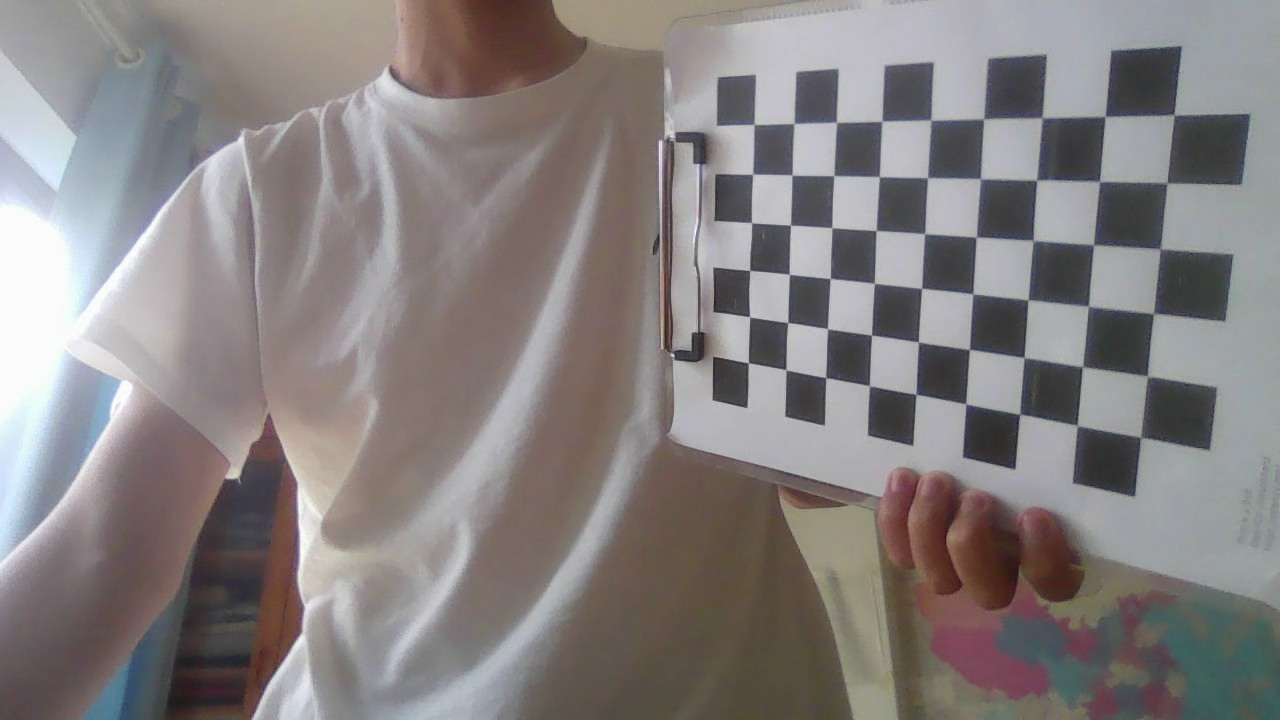
//> input picture data/calibration/mmexport1777794593431.jpg, 1280 x 720 px; its folder holds 4 pictures in this run
$ ./camera_calibration   (built with g++ and OpenCV 4)
//> lines starting //> are read from the running program, lines starting //| are printed output that depends on the picture
#include <opencv2/opencv.hpp>
#include <iostream>
#include <vector>
#include <string>

//编译命令为：g++ src/camera_calibration.cpp -o bin/camera_calibration `pkg-config --cflags --libs opencv4`

int main() {
    // 1. 批量读取标定图片
    std::vector<cv::String> imagePaths;
    cv::glob("../data/calibration/*.jpg", imagePaths);

    if (imagePaths.empty()) {
        std::cerr << "未找到标定图片！" << std::endl;
        return -1;
    }

    // 2. 棋盘格参数
    cv::Size boardSize(9, 6);        // 内角点：9列×6行
    float squareSize = 22.5f;        // 每个格子22.5mm

    // 3. 生成世界坐标（单位：mm）
    std::vector<cv::Point3f> worldCorners;
    for (int y = 0; y < boardSize.height; y++) {
        for (int x = 0; x < boardSize.width; x++) {
            worldCorners.push_back(cv::Point3f(
                x * squareSize,  // X: mm
                y * squareSize,  // Y: mm
                0.0f             // Z: mm (棋盘格平面)
            ));
        }
    }

    // 4. 检测每张图的角点
    std::vector<std::vector<cv::Point2f>> imagePoints;
    std::vector<std::vector<cv::Point3f>> objectPoints;
    cv::Size imageSize;

    for (size_t i = 0; i < imagePaths.size(); i++) {
        cv::Mat image = cv::imread(imagePaths[i], cv::IMREAD_GRAYSCALE);
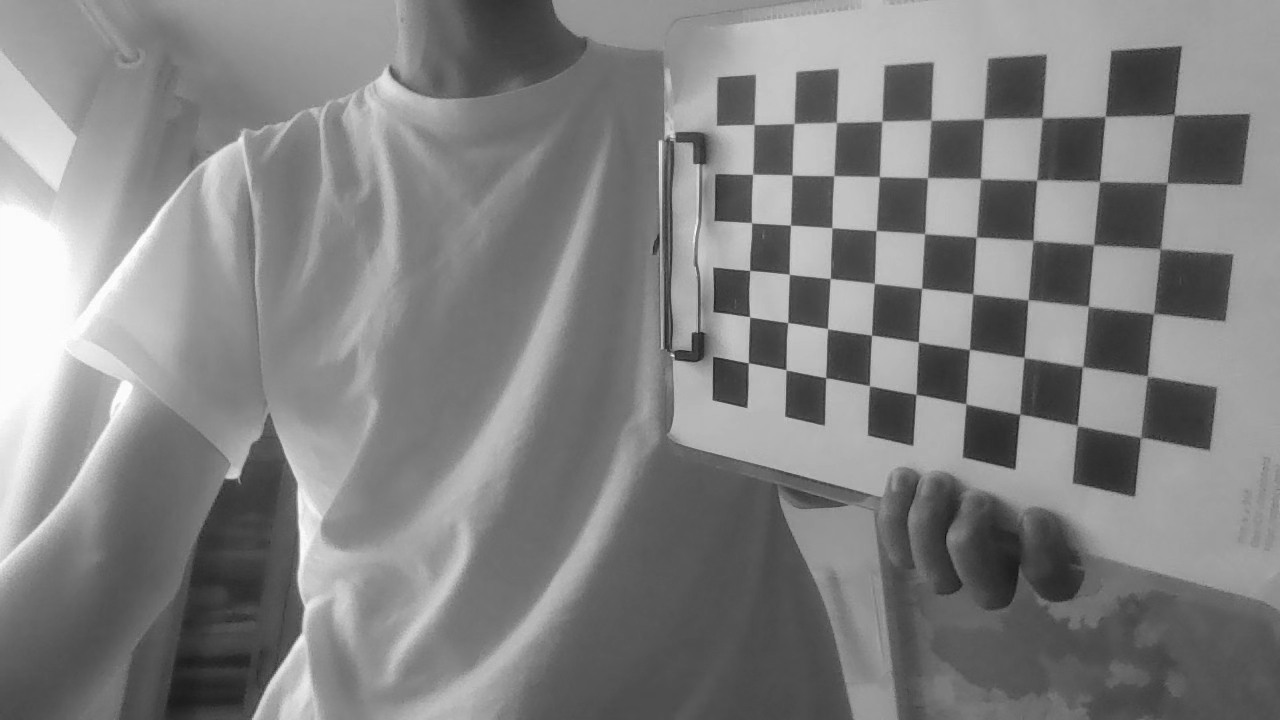
//> image: 720 rows x 1280 cols, CV_8UC1; min 10, max 255, mean 129.9
        if (image.empty()) continue;

        imageSize = image.size();
//> imageSize = Size(1280, 720)

        std::vector<cv::Point2f> corners;
        bool found = cv::findChessboardCorners(
            image, boardSize, corners,
            cv::CALIB_CB_ADAPTIVE_THRESH | cv::CALIB_CB_NORMALIZE_IMAGE
        );
//> corners = 54 Points (x, y), first 12: [754.3, 124.4], [794.2, 123.5], [836.4, 122.5], [882.1, 121.2], [930.9, 120.1], [983.4, 118.7], [1041.6, 117.2], [1105.4, 115.6], [1174.4, 115.2], [752.5, 174.3], [792.1, 175.3], [833.7, 175.7]; found = true

        if (found) {
            // 亚像素精确化
            cv::cornerSubPix(image, corners, cv::Size(11, 11), cv::Size(-1, -1),
                cv::TermCriteria(cv::TermCriteria::EPS + cv::TermCriteria::COUNT, 30, 0.1));
//> corners = 54 Points (x, y), first 12: [754.1, 124.5], [794.1, 123.5], [836.5, 122.4], [881.9, 121.2], [930.9, 120.1], [983.7, 119], [1042, 117.7], [1105.1, 116.4], [1174.1, 114.7], [752.7, 174.3], [792.1, 175], [833.9, 175.7]

            imagePoints.push_back(corners);
//> imagePoints = 1 point lists
            objectPoints.push_back(worldCorners);

            std::cout << "[" << i+1 << "/" << imagePaths.size()
                      << "] 成功检测: " << imagePaths[i] << std::endl;
        } else {
            std::cout << "[" << i+1 << "/" << imagePaths.size()
                      << "] 未检测到角点: " << imagePaths[i] << std::endl;
        }
    }
//> pass 2 of the loop `for (size_t i = 0; i < imagePaths.size(); i++)`:
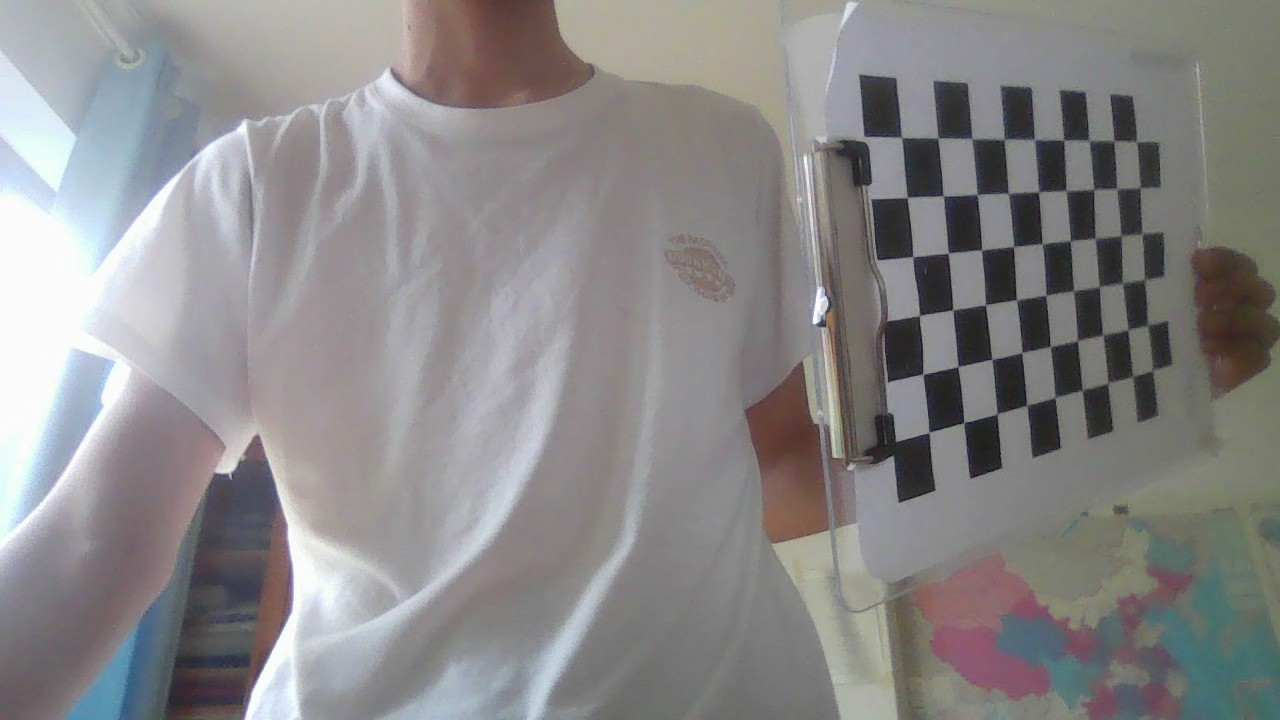
//> input picture data/calibration/mmexport1777794594998.jpg, 1280 x 720 px
//> `cv::Mat image = cv::imread(imagePaths[i], cv::IMREAD_GRAYSCALE);`:
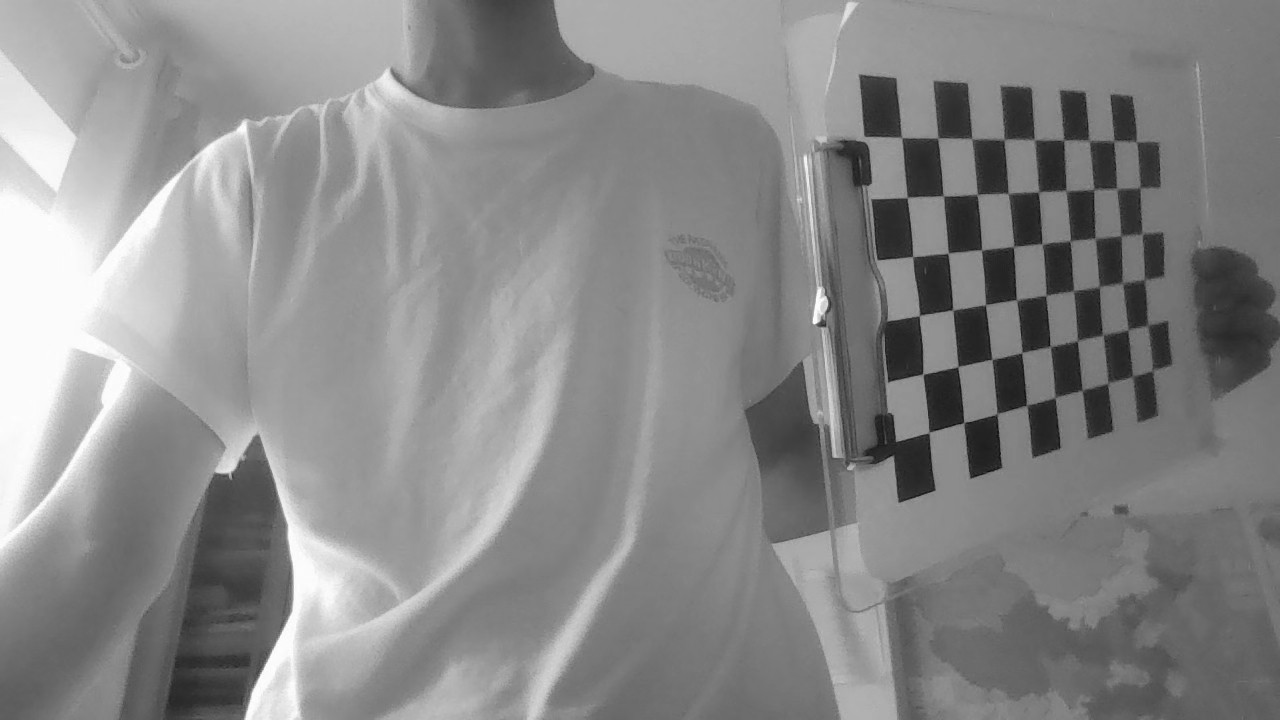
//> image: 720 rows x 1280 cols, CV_8UC1; min 10, max 255, mean 136.7
//> `bool found = cv::findChessboardCorners( image, boardSize, corners, cv:..`: corners = 54 Points (x, y), first 12: [901.7, 137.9], [937.3, 137.3], [971.2, 139.2], [1003.6, 138.4], [1033.5, 140.3], [1064.6, 140.5], [1090.5, 140.5], [1112.6, 140.6], [1135.4, 142.3], [907.2, 197.4], [942.9, 196.4], [976.6, 194.1]
//> `cv::cornerSubPix(image, corners, cv::Size(11, 11), cv::Size(-1, -1), c..`: corners = 54 Points (x, y), first 12: [901.6, 137.5], [937.7, 138], [971.7, 138.7], [1003.8, 139.6], [1034.3, 139.7], [1063.8, 140.1], [1089.1, 140.6], [1113.7, 140.8], [1136.3, 141.6], [907.1, 197.5], [943.4, 195.8], [977.2, 194.5]
//> imagePoints = 2 point lists
//> pass 3 of the loop `for (size_t i = 0; i < imagePaths.size(); i++)`:
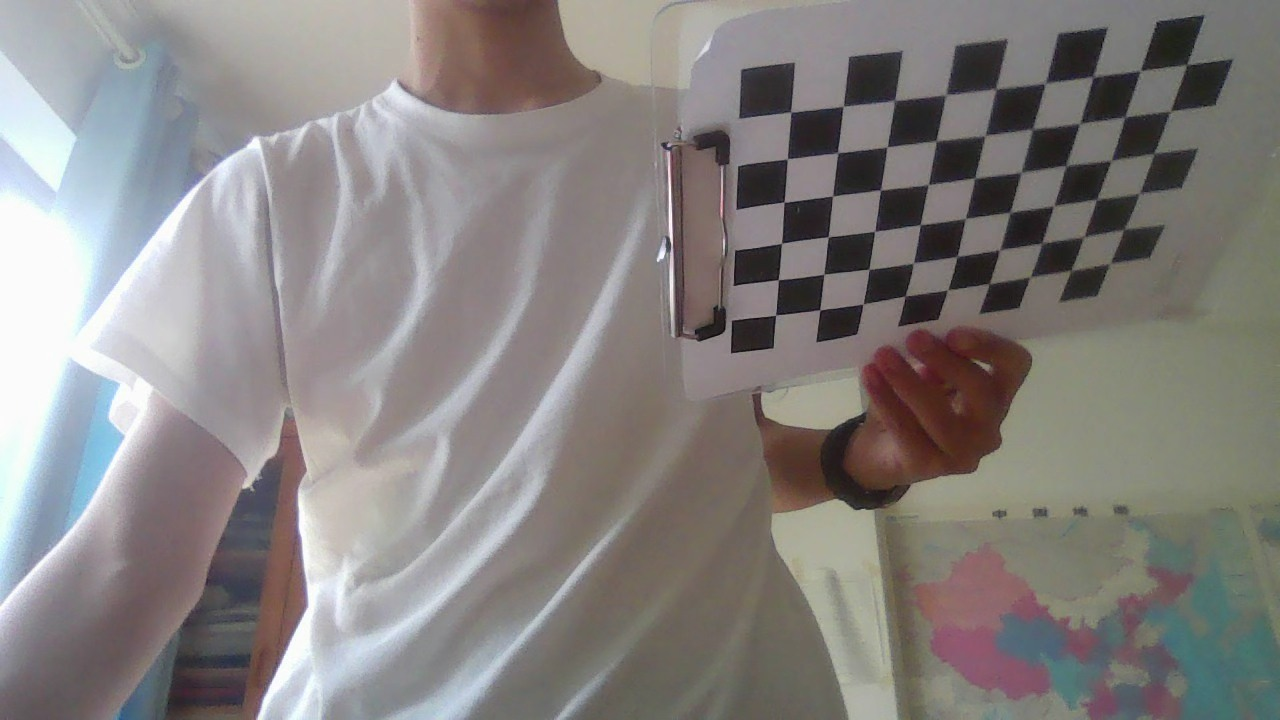
//> input picture data/calibration/mmexport1777794596373.jpg, 1280 x 720 px
//> `cv::Mat image = cv::imread(imagePaths[i], cv::IMREAD_GRAYSCALE);`:
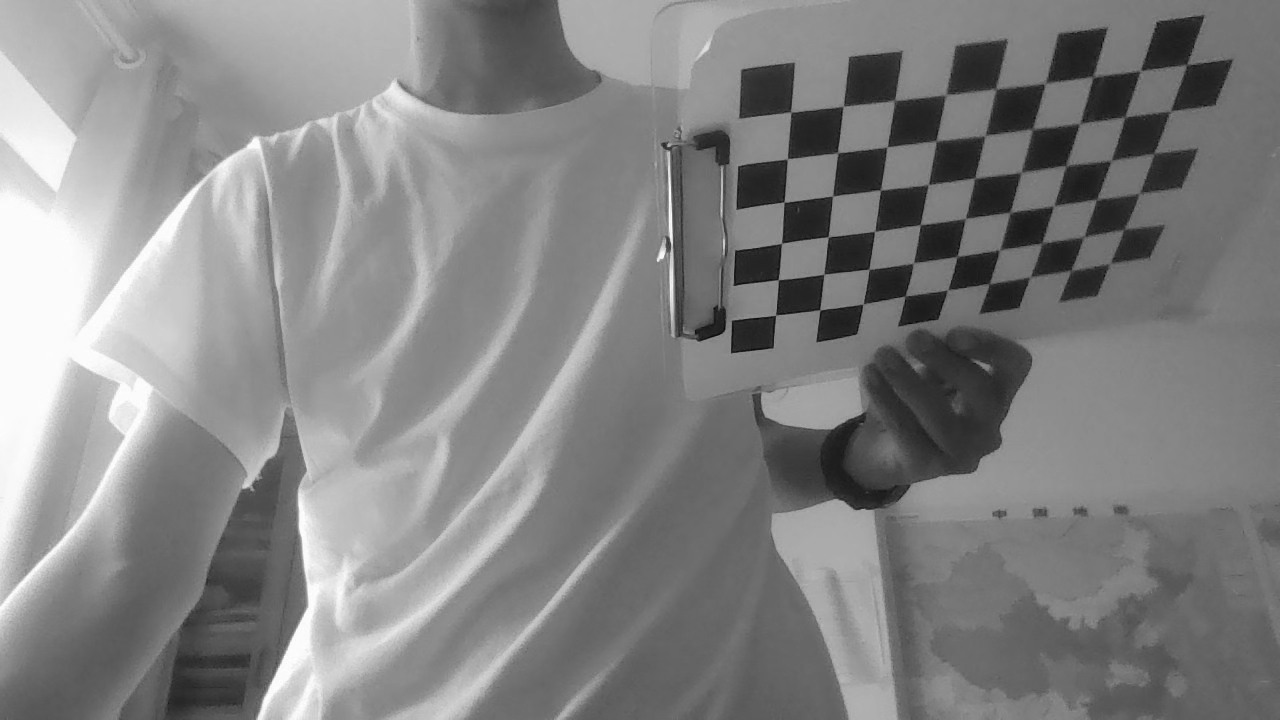
//> image: 720 rows x 1280 cols, CV_8UC1; min 7, max 255, mean 131.2
//> `bool found = cv::findChessboardCorners( image, boardSize, corners, cv:..`: corners = 54 Points (x, y), first 12: [790.5, 112.5], [843.4, 106.3], [895.5, 99.34], [946.2, 94.77], [995.5, 89], [1046, 83], [1093, 76.5], [1142, 71.31], [1186.8, 64.44], [787.5, 159], [837.2, 153.5], [887.3, 146.8]
//> `cv::cornerSubPix(image, corners, cv::Size(11, 11), cv::Size(-1, -1), c..`: corners = 54 Points (x, y), first 12: [790.7, 112.1], [843.1, 106.3], [894.6, 100.4], [945.9, 94.63], [995.7, 88.75], [1045.3, 83.27], [1093.2, 76.62], [1140.2, 70.77], [1186.8, 64.52], [787.3, 158.9], [837.5, 152.9], [887, 147]
//> imagePoints = 3 point lists
//> the loop made 4 passes; the first 3 are shown

    // 5. 检查数据
    if (imagePoints.size() < 3) {
        std::cerr << "有效图片不足3张，无法标定！" << std::endl;
        return -1;
    }

    std::cout << "\n使用 " << imagePoints.size() << " 张图片进行标定..." << std::endl;

    // 6. 执行标定（最简单的5参数调用）
    cv::Mat cameraMatrix, distCoeffs;
    double error = cv::calibrateCamera(
        objectPoints,   // 世界坐标（单位：mm）
        imagePoints,    // 图像坐标（像素）
        imageSize,      // 图像尺寸
        cameraMatrix,   // 输出：内参矩阵
        distCoeffs,     // 输出：畸变系数 (k1,k2,p1,p2,k3)
        cv::noArray(),  // 标定选项（默认即可）
        cv::noArray()  // 标定选项（默认即可）
    );

    // 7. 输出结果
    std::cout << "\n========== 标定结果 ==========" << std::endl;
    std::cout << "使用图片: " << imagePoints.size() << " 张" << std::endl;
    std::cout << "图像尺寸: " << imageSize << std::endl;
//| 图像尺寸: [1280 x 720]
    std::cout << "棋盘格尺寸: " << boardSize << " (内角点)" << std::endl;
    std::cout << "格子大小: " << squareSize << " mm" << std::endl;
    std::cout << "重投影误差: " << error << " 像素" << std::endl;

    std::cout << "\n内参矩阵:" << std::endl;
    std::cout << cameraMatrix << std::endl;

    std::cout << "\n畸变系数 (k1,k2,p1,p2,k3):" << std::endl;
    std::cout << distCoeffs.t() << std::endl;

    return 0;
}
